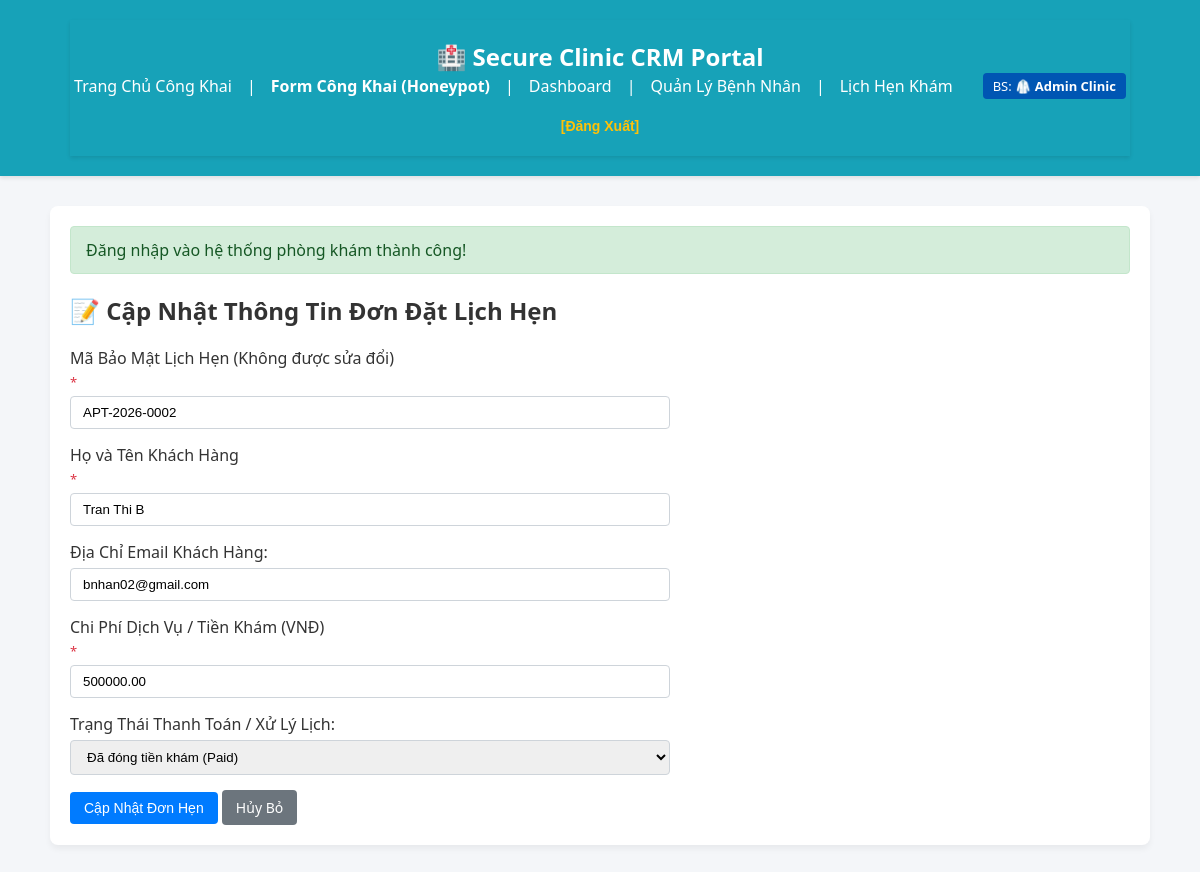
The app's page /appointments/edit?id=2 (signed in) with its own data.
### tables this page shows
CREATE TABLE appointments (
  id INT AUTO_INCREMENT PRIMARY KEY,
  appointment_code VARCHAR(50) NOT NULL,
  customer_name VARCHAR(100) NOT NULL,
  customer_email VARCHAR(150),
  total_amount DECIMAL(12,2) NOT NULL DEFAULT 0,
  status ENUM('pending', 'paid', 'shipping', 'completed', 'cancelled') NOT NULL DEFAULT 'pending',
  created_at DATETIME NOT NULL DEFAULT CURRENT_TIMESTAMP,
  updated_at DATETIME NULL ON UPDATE CURRENT_TIMESTAMP,
  UNIQUE KEY unique_appointment_code (appointment_code),
  INDEX idx_appointments_created_at (created_at),
  INDEX idx_appointments_status_created_at (status, created_at),
  INDEX idx_appointments_customer_email (customer_email)
);

### app/Core/helpers.php (called while the page is built, shortened)
<?php
function e(?string $value): string
{
    return htmlspecialchars($value ?? '', ENT_QUOTES, 'UTF-8');
}
function render(string $view, array $data = [], string $layout = 'layouts/main'): void
{
    extract($data);
    require __DIR__ . '/../Views/' . $view . '.php';
}
function old(string $key, $default = '')
{
    return $_SESSION['old_input'][$key] ?? $default;
}

### app/Controllers/AppointmentController.php (called while the page is built, shortened)
<?php
class AppointmentController
{
    public function edit(): void
    {
        $id = (int)($_GET['id'] ?? 0);
        $appointment = $this->service->getAppointmentById($id);
        render('appointments/edit', ['title' => 'Cập nhật Đơn Lịch hẹn', 'appointment' => $appointment, 'errors' => []]);
    }
}

### public/index.php (called while the page is built, shortened)
<?php
require_once __DIR__ . '/../app/Core/helpers.php';
$appConfig = require_once __DIR__ . '/../config/app.php';
$dbConfig = require_once __DIR__ . '/../config/database.php';
try {
    $pdo = \App\Core\Database::connect($dbConfig);
} catch (\PDOException $e) {
    if (!$appConfig['debug']) {
        error_log($e->getMessage());
        http_response_code(500);
        render('errors/production', ['title' => 'Lỗi Hệ Thống']);
        exit;
    }
    die("Lỗi kết nối cơ sở dữ liệu (Dev Mode): " . $e->getMessage());
}
$userRepository = new \App\Repositories\UserRepository($pdo);
$patientRepository = new \App\Repositories\PatientRepository($pdo);
$appointmentRepository = new \App\Repositories\AppointmentRepository($pdo);
$authService = new \App\Services\AuthService($userRepository);
$patientService = new \App\Services\PatientService($patientRepository);
$appointmentService = new \App\Services\AppointmentService($appointmentRepository);
$container = [
    \App\Controllers\HomeController::class => new \App\Controllers\HomeController(),
    \App\Controllers\AuthController::class => new \App\Controllers\AuthController($authService),
    \App\Controllers\DashboardController::class => new \App\Controllers\DashboardController(),
    \App\Controllers\PatientController::class => new \App\Controllers\PatientController($patientService),
    \App\Controllers\AppointmentController::class => new \App\Controllers\AppointmentController($appointmentService),
    \App\Controllers\HealthController::class => new \App\Controllers\HealthController($pdo),
];
$router = new \App\Core\Router();
$router->add('GET', '/', [\App\Controllers\HomeController::class, 'index']);
$router->add('GET', '/login', [\App\Controllers\AuthController::class, 'login']);
$router->add('GET', '/dashboard', [\App\Controllers\DashboardController::class, 'index']);
$router->add('GET', '/public-leads/create', [\App\Controllers\PatientController::class, 'createPublic']);
$router->add('GET', '/patients', [\App\Controllers\PatientController::class, 'index']);
$router->add('GET', '/patients/create', [\App\Controllers\PatientController::class, 'create']);
$router->add('GET', '/patients/edit', [\App\Controllers\PatientController::class, 'edit']);
$router->add('GET', '/appointments', [\App\Controllers\AppointmentController::class, 'index']);
$router->add('GET', '/appointments/create', [\App\Controllers\AppointmentController::class, 'create']);
$router->add('GET', '/appointments/edit', [\App\Controllers\AppointmentController::class, 'edit']);
$router->add('GET', '/health', [\App\Controllers\HealthController::class, 'index']);
$router->add('POST', '/login', [\App\Controllers\AuthController::class, 'handleLogin']);
$router->add('POST', '/logout', [\App\Controllers\AuthController::class, 'logout']);
$router->add('POST', '/public-leads', [\App\Controllers\PatientController::class, 'storePublic']);
$router->add('POST', '/patients/store', [\App\Controllers\PatientController::class, 'store']);
$router->add('POST', '/patients/update', [\App\Controllers\PatientController::class, 'update']);
$router->add('POST', '/patients/delete', [\App\Controllers\PatientController::class, 'delete']);
$router->add('POST', '/appointments/store', [\App\Controllers\AppointmentController::class, 'store']);
$router->add('POST', '/appointments/update', [\App\Controllers\AppointmentController::class, 'update']);
$router->add('POST', '/appointments/delete', [\App\Controllers\AppointmentController::class, 'delete']);
$method = $_SERVER['REQUEST_METHOD'];
$path = parse_url($_SERVER['REQUEST_URI'], PHP_URL_PATH);
try {
    $router->dispatch($method, $path, $container);
} catch (\Exception $e) {
    if (!$appConfig['debug']) {
        error_log($e->getMessage());
        http_response_code(500);
        render('errors/production', ['title' => 'Lỗi Hệ Thống']);
        exit;
    }
    die("Lỗi thực thi hệ thống (Dev Mode): " . $e->getMessage());
}

### app/Repositories/AppointmentRepository.php (called while the page is built, shortened)
<?php
class AppointmentRepository
{
    public function findById(int $id): ?array
    {
        $stmt = $this->db->prepare("SELECT * FROM appointments WHERE id = :id LIMIT 1");
        $stmt->execute(['id' => $id]);
        $appointment = $stmt->fetch();
        return $appointment ?: null;
    }
}

### app/Services/AppointmentService.php (called while the page is built, shortened)
<?php
class AppointmentService
{
    public function getAppointmentById(int $id): ?array
    {
        return $this->repo->findById($id);
    }
}

### app/Views/appointments/edit.php (the view, shortened to what this page needs)
<h2>📝 Cập Nhật Thông Tin Đơn Đặt Lịch Hẹn</h2>
<form method="POST" action="/appointments/update" style="max-width: 600px;">
    <div class="form-group">
        <label>Mã Bảo Mật Lịch Hẹn (Không được sửa đổi) <span class="text-danger">*</span></label>
        <input type="text" name="appointment_code" class="form-control" readonly value="<?= e($appointment['appointment_code']) ?>">
    </div>
    <div class="form-group">
        <label>Họ và Tên Khách Hàng <span class="text-danger">*</span></label>
        <input type="text" name="customer_name" class="form-control" value="<?= e(old('customer_name', $appointment['customer_name'])) ?>">
    </div>
    <div class="form-group">
        <label>Địa Chỉ Email Khách Hàng:</label>
        <input type="text" name="customer_email" class="form-control" value="<?= e(old('customer_email', $appointment['customer_email'])) ?>">
    </div>
    <div class="form-group">
        <label>Chi Phí Dịch Vụ / Tiền Khám (VNĐ) <span class="text-danger">*</span></label>
        <input type="number" name="total_amount" class="form-control" value="<?= e(old('total_amount', (string)$appointment['total_amount'])) ?>">
    </div>
    <div class="form-group">
        <label>Trạng Thái Thanh Toán / Xử Lý Lịch:</label>
        <select name="status" class="form-control">
            <option value="paid" <?= old('status', $appointment['status']) === 'paid' ? 'selected' : '' ?>>Đã đóng tiền khám (Paid)</option>
        </select>
    </div>
    <button type="submit" class="btn">Cập Nhật Đơn Hẹn</button>
    <a href="/appointments" class="btn" style="background: #6c757d;">Hủy Bỏ</a>
</form>

### app/Views/layouts/main.php (style rules this page uses)
body { font-family: 'Segoe UI', Tahoma, Geneva, Verdana, sans-serif; margin: 0; padding: 0; background-color: #f4f6f9; color: #333; }
.btn { display: inline-block; padding: 8px 14px; color: white; background-color: #007bff; border: none; border-radius: 4px; text-decoration: none; cursor: pointer; font-size: 14px; }
.form-group { margin-bottom: 15px; }
.form-group label { display: block; margin-bottom: 5px; font-weight: 500; }
.form-control { width: 100%; padding: 8px 12px; border: 1px solid #ced4da; border-radius: 4px; box-sizing: border-box; }
.text-danger { color: #dc3545; font-size: 13px; margin-top: 4px; display: block; }

### records on screen
appointments: appointment_code "APT-2026-0002", customer_name "Tran Thi B", customer_email "bnhan02@gmail.com", total_amount "500000.00", status "Đã đóng tiền khám (Paid)"

### other values on screen
$_SESSION['user_name'] "Admin Clinic"
$msg "Đăng nhập vào hệ thống phòng khám thành công!"
